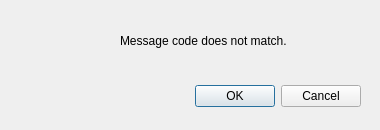
<?xml version="1.0" encoding="UTF-8"?>
<ui version="4.0">
 <class>Dialog</class>
 <widget class="QDialog" name="Dialog">
  <property name="geometry">
   <rect>
    <x>0</x>
    <y>0</y>
    <width>380</width>
    <height>130</height>
   </rect>
  </property>
  <property name="windowTitle">
   <string>Dialog</string>
  </property>
  <widget class="QDialogButtonBox" name="buttonBox">
   <property name="geometry">
    <rect>
     <x>160</x>
     <y>80</y>
     <width>201</width>
     <height>32</height>
    </rect>
   </property>
   <property name="font">
    <font>
     <family>MS Shell Dlg 2</family>
    </font>
   </property>
   <property name="orientation">
    <enum>Qt::Horizontal</enum>
   </property>
   <property name="standardButtons">
    <set>QDialogButtonBox::Cancel|QDialogButtonBox::Ok</set>
   </property>
  </widget>
  <widget class="QLabel" name="label">
   <property name="geometry">
    <rect>
     <x>20</x>
     <y>0</y>
     <width>91</width>
     <height>131</height>
    </rect>
   </property>
   <property name="styleSheet">
    <string notr="true">image: url(:/icons/ui/icons/warning.ico);</string>
   </property>
   <property name="text">
    <string/>
   </property>
  </widget>
  <widget class="QLabel" name="label_2">
   <property name="geometry">
    <rect>
     <x>120</x>
     <y>30</y>
     <width>261</width>
     <height>21</height>
    </rect>
   </property>
   <property name="font">
    <font>
     <family>Segoe UI</family>
     <pointsize>9</pointsize>
    </font>
   </property>
   <property name="text">
    <string>Message code does not match.</string>
   </property>
  </widget>
 </widget>
 <resources>
  <include location="../resource.qrc"/>
 </resources>
 <connections>
  <connection>
   <sender>buttonBox</sender>
   <signal>accepted()</signal>
   <receiver>Dialog</receiver>
   <slot>accept()</slot>
   <hints>
    <hint type="sourcelabel">
     <x>248</x>
     <y>254</y>
    </hint>
    <hint type="destinationlabel">
     <x>157</x>
     <y>274</y>
    </hint>
   </hints>
  </connection>
  <connection>
   <sender>buttonBox</sender>
   <signal>rejected()</signal>
   <receiver>Dialog</receiver>
   <slot>reject()</slot>
   <hints>
    <hint type="sourcelabel">
     <x>316</x>
     <y>260</y>
    </hint>
    <hint type="destinationlabel">
     <x>286</x>
     <y>274</y>
    </hint>
   </hints>
  </connection>
 </connections>
</ui>
